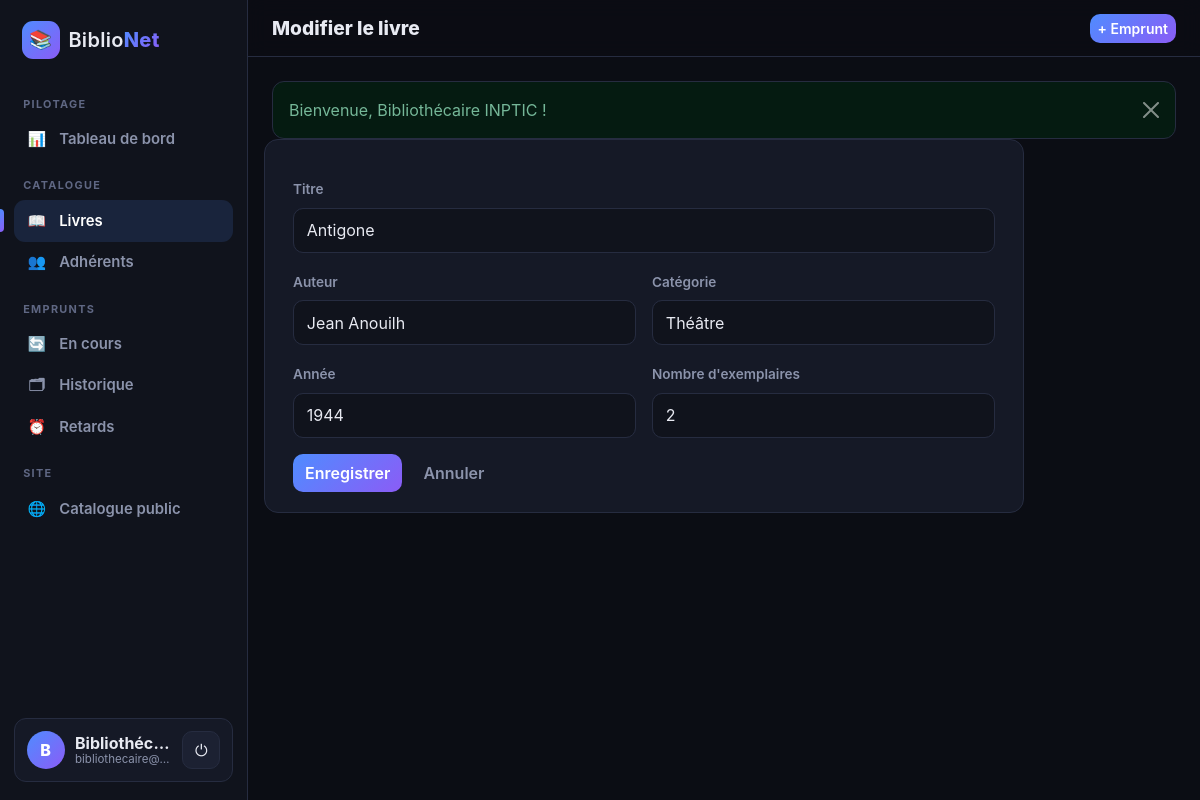
The page /livres/edit/6 (signed in) on the database its author committed.
### tables this page shows
CREATE TABLE livres (
    id              INT UNSIGNED NOT NULL AUTO_INCREMENT,
    titre           VARCHAR(255) NOT NULL,
    auteur          VARCHAR(150) NOT NULL,
    categorie       VARCHAR(100) NOT NULL,
    annee           SMALLINT UNSIGNED NOT NULL,
    nb_exemplaires  INT NOT NULL DEFAULT 1,
    PRIMARY KEY (id),
    KEY idx_livres_titre (titre),
    KEY idx_livres_auteur (auteur)
);

### app/core/Controller.php (called while the page is built, shortened)
<?php
class Controller
{
    protected function render(string $view, array $data = []): void
    {
        extract($data, EXTR_SKIP);
        require APP_PATH . '/views/' . $view . '.php';
        require APP_PATH . '/views/layouts/main.php';
    }
}

### app/controllers/LivreController.php (called while the page is built, shortened)
<?php
class LivreController extends Controller
{
    public function edit(string $id = ''): void
    {
        $livre = $this->findOrLeave((int) $id);
        $this->showForm('Modifier le livre', 'livres/update/' . $livre['id'], $livre, []);
    }
    private function findOrLeave(int $id): array
    {
        $livre = Livre::find($id);
        return $livre;
    }
    private function showForm(string $title, string $action, array $livre, array $errors): void
    {
        $this->render('livres/form', [
            'title'      => $title,
            'action'     => $action,
            'livre'      => $livre,
            'errors'     => $errors,
            'categories' => Livre::categories(),
        ]);
    }
}

### app/core/Router.php (called while the page is built, shortened)
<?php
class Router
{
    public function dispatch(): void
    {
        $segments = request_segments();
        $name   = strtolower($segments[0] ?? 'catalogue');
        $action = strtolower($segments[1] ?? 'index');
        $params = array_slice($segments, 2);
        $class = self::ROUTES[$name];
        $method = new ReflectionMethod($class, $action);
        $params = array_slice($params, 0, $method->getNumberOfParameters());
        $method->invokeArgs(new $class(), $params);
    }
}

### public/index.php (called while the page is built, shortened)
<?php
$config = require ROOT_PATH . '/config/config.php';
$production = $config['env'] === 'production';
spl_autoload_register(function (string $class): void {
    foreach (['core', 'controllers', 'models'] as $dir) {
        $file = APP_PATH . "/$dir/$class.php";
        if (is_file($file)) {
            return;
        }
    }
});
require APP_PATH . '/core/helpers.php';
try {
    (new Router())->dispatch();
} catch (Throwable $e) {
    error_log((string) $e);
    http_response_code(500);
    (new Controller())->renderMessage(
        'Erreur',
        'danger',
        $production ? 'Une erreur est survenue. Veuillez réessayer plus tard.' : $e->getMessage()
    );
}

### app/core/helpers.php (called while the page is built, shortened)
<?php
function e($value): string
{
    return htmlspecialchars((string) $value, ENT_QUOTES, 'UTF-8');
}
function base_path(): string
{
    return rtrim(str_replace('\\', '/', dirname($_SERVER['SCRIPT_NAME'])), '/');
}
function url(string $path = ''): string
{
    return base_path() . '/' . ltrim($path, '/');
}
function old(array $data, string $key, $default = '')
{
    return $data[$key] ?? $default;
}

### app/core/Database.php (called while the page is built)
<?php
class Database
{
    private static array $config = [];
    private static ?PDO $pdo = null;
    public static function configure(array $config): void
    {
        self::$config = $config;
    }
    public static function pdo(): PDO
    {
        if (self::$pdo === null) {
            $c = self::$config;
            $dsn = "mysql:host={$c['host']};dbname={$c['name']};charset=utf8mb4";
            self::$pdo = new PDO($dsn, $c['user'], $c['pass'], [
                PDO::ATTR_ERRMODE            => PDO::ERRMODE_EXCEPTION,
                PDO::ATTR_DEFAULT_FETCH_MODE => PDO::FETCH_ASSOC,
                PDO::ATTR_EMULATE_PREPARES   => false,
            ]);
        }
        return self::$pdo;
    }
    public static function query(string $sql, array $params = []): PDOStatement
    {
        $stmt = self::pdo()->prepare($sql);
        $stmt->execute($params);
        return $stmt;
    }
}

### app/models/Livre.php (called while the page is built, shortened)
<?php
class Livre
{
    public static function find(int $id): ?array
    {
        return Database::query(self::SELECT . ' WHERE l.id = ?', [$id])->fetch() ?: null;
    }
}

### app/views/livres/form.php (the view, shortened to what this page needs)
<form method="post" action="<?= e(url($action)) ?>" class="panel form-panel row g-3">
  <div class="col-12">
    <label class="form-label" for="titre">Titre</label>
    <input class="form-control" id="titre" name="titre" value="<?= e(old($livre, 'titre')) ?>" required maxlength="255">
  </div>
  <div class="col-md-6">
    <label class="form-label" for="auteur">Auteur</label>
    <input class="form-control" id="auteur" name="auteur" value="<?= e(old($livre, 'auteur')) ?>" required maxlength="150">
  </div>
  <div class="col-md-6">
    <label class="form-label" for="categorie">Catégorie</label>
    <input class="form-control" id="categorie" name="categorie" list="categories" value="<?= e(old($livre, 'categorie')) ?>" required maxlength="100">
  </div>
  <div class="col-md-6">
    <label class="form-label" for="annee">Année</label>
    <input type="number" class="form-control" id="annee" name="annee" value="<?= e(old($livre, 'annee', date('Y'))) ?>" required>
  </div>
  <div class="col-md-6">
    <label class="form-label" for="nb_exemplaires">Nombre d'exemplaires</label>
    <input type="number" min="1" class="form-control" id="nb_exemplaires" name="nb_exemplaires" value="<?= e(old($livre, 'nb_exemplaires', 1)) ?>" required>
  </div>
  <div class="col-12 d-flex gap-2">
    <button class="btn btn-accent">Enregistrer</button>
    <a class="btn btn-ghost" href="<?= e(url('livres')) ?>">Annuler</a>
  </div>
</form>

### public/assets/css/style.css (style rules this page uses)
:root { --bg: #0b0d14; --bg-2: #10131c; --surface: #151926; --surface-2: #1c2132; --border: #262c40; --text: #e8eaf2; --muted: #8b93ab; --accent: #4f8cff; --accent-2: #8b5cf6; --accent-grad: linear-gradient(135deg, #4f8cff, #8b5cf6); --ok: #22c55e; --ko: #ef4444; --warn: #f59e0b; --sidebar-w: 248px; --radius: 14px; }
* { box-sizing: border-box; }
html { scroll-behavior: smooth; }
body { background: var(--bg); color: var(--text); font-family: 'Inter', system-ui, -apple-system, 'Segoe UI', Roboto, sans-serif; min-height: 100vh; }
a { color: var(--accent); text-decoration: none; }
.btn { border-radius: 10px; font-weight: 600; }
.btn-accent { background: var(--accent-grad); border: 0; color: #fff; }
.btn-ghost { background: transparent; color: var(--muted); border: 1px solid transparent; }
.panel { background: var(--surface); border: 1px solid var(--border); border-radius: var(--radius); padding: 1.25rem; }
.form-panel { max-width: 760px; }
.form-control, .form-select { background-color: var(--bg-2); border: 1px solid var(--border); color: var(--text); border-radius: 10px; padding: .6rem .8rem; }
.form-control::placeholder { color: #5f6783; }
.form-label { color: var(--muted); font-size: .85rem; font-weight: 600; }

### rows shown on the page
livres: titre "Antigone", auteur "Jean Anouilh", categorie "Théâtre", annee "1944", nb_exemplaires "2"

### other values the page prints
initial($user['nom']) "B"
$user['nom'] "Bibliothéc…"
$user['email'] "bibliothecaire@…"
$title "Modifier le livre"
$flash['message'] "Bienvenue, Bibliothécaire INPTIC !"
